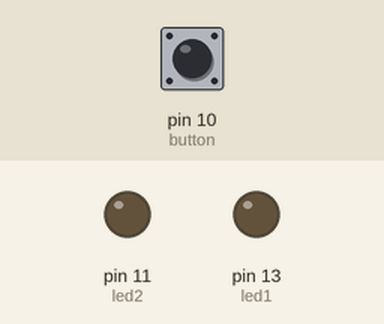
Recording of a sketch running on a simulated Arduino Uno, built with avr-gcc and run on an emulated ATmega328P. On the bench: output pins drawn as LEDs (lit = HIGH). The test bench sets the inputs (shaded band); at power-on: pin 10 (button) LOW.

Above: at 1.2 s.
1.3 s: pin 10 (button) pulled HIGH for 0.15 s
At 2.3 s:
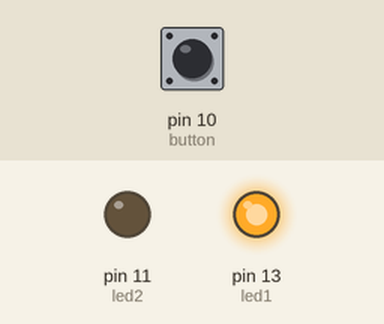
2.9 s: pin 10 (button) pulled HIGH for 1 s
At 4.7 s:
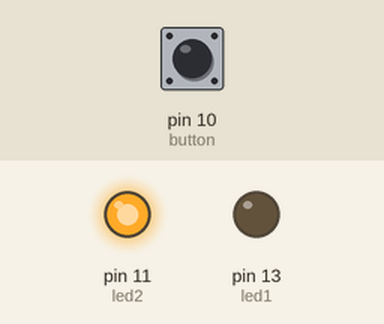
5.4 s: pin 10 (button) pulled HIGH for 0.15 s
At 6.7 s:
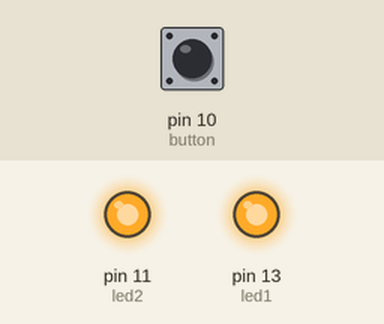
7.0 s: pin 10 (button) pulled HIGH for 3.2 s
At 10.9 s:
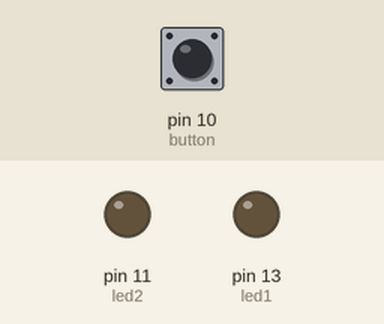
Timing chart, 0 to 12.4 s (numbered marks = the images above; inputs shaded):
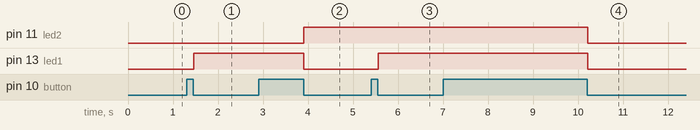

Measured:
- after the input at 1.3 s, pin 13 (led1): LOW → HIGH after 0.16 s
- after the input at 2.9 s, pin 11 (led2): LOW → HIGH after 1.0 s; pin 13 (led1): HIGH → LOW after 1.0 s
- after the input at 5.4 s, pin 13 (led1): LOW → HIGH after 0.16 s
- after the input at 7.0 s, pin 11 (led2), pin 13 (led1): HIGH → LOW after 3.2 s

The sketch:

test1.ino
```cpp
int button = 10;              // nút nhấn được kết nối với pin 5

    int led1 = 13;

    int led2 = 11;

    int val;                         // đọc trạng thái pin
    int val2;                       // đọc trạng thái bị trì hoãn
    int buttonState;           // giữ trạng thái nút
    int Mode = 0;              // led sẽ sáng ở chế độ nào

void setup ()
{
      pinMode(button, INPUT);    // đặt nút nhấn làm ngỏ vào
      pinMode(led1, OUTPUT);
      pinMode(led2, OUTPUT);
      buttonState = digitalRead(button);   // đọc trạng thái ban đầu
}

void loop ()
{
      val = digitalRead(button);      // đọc giá trị đầu vào và lưu trữ nó trong val
      delay(10);                         // 10 mili giây là thời gian chờ
      val2 = digitalRead(button);     // đọc lại đầu vào để kiểm tra xem có bị trả lại không
      if (val == val2) // make sure we got 2 consistant readings!
        {
        if (val != buttonState) // trạng thái nút đã thay đổi!
            {
             if (val == LOW)// kiểm tra xem nút có được nhấn hay không
             {
                     if (Mode == 0)
                      {
                       Mode = 1;
                      }
               else
               {
                     if (Mode == 1)
                      {
                       Mode = 2;
                      }
               else
               {
                    if (Mode == 2)
                      {
                       Mode = 3;
                      }
               else
                {
                    if (Mode == 3)
                      {
                       Mode = 0;
                      }
                }
                }
                }
               }
           }
        buttonState = val;                // lưu trạng thái mới trong biến của chúng tôi
      }

      //Thiết lập các chế độ
      if (Mode == 0)
        {
          digitalWrite(led1, LOW);
          digitalWrite(led2, LOW);
        }

      if (Mode == 1)
        {
          digitalWrite(led1, HIGH);
          digitalWrite(led2, LOW);
        }

      if (Mode == 2)
        {
          digitalWrite(led1, LOW);
          digitalWrite(led2, HIGH);
        }
      if (Mode == 3)
        {
          digitalWrite(led1, HIGH);
          digitalWrite(led2, HIGH);
        }
}
```
